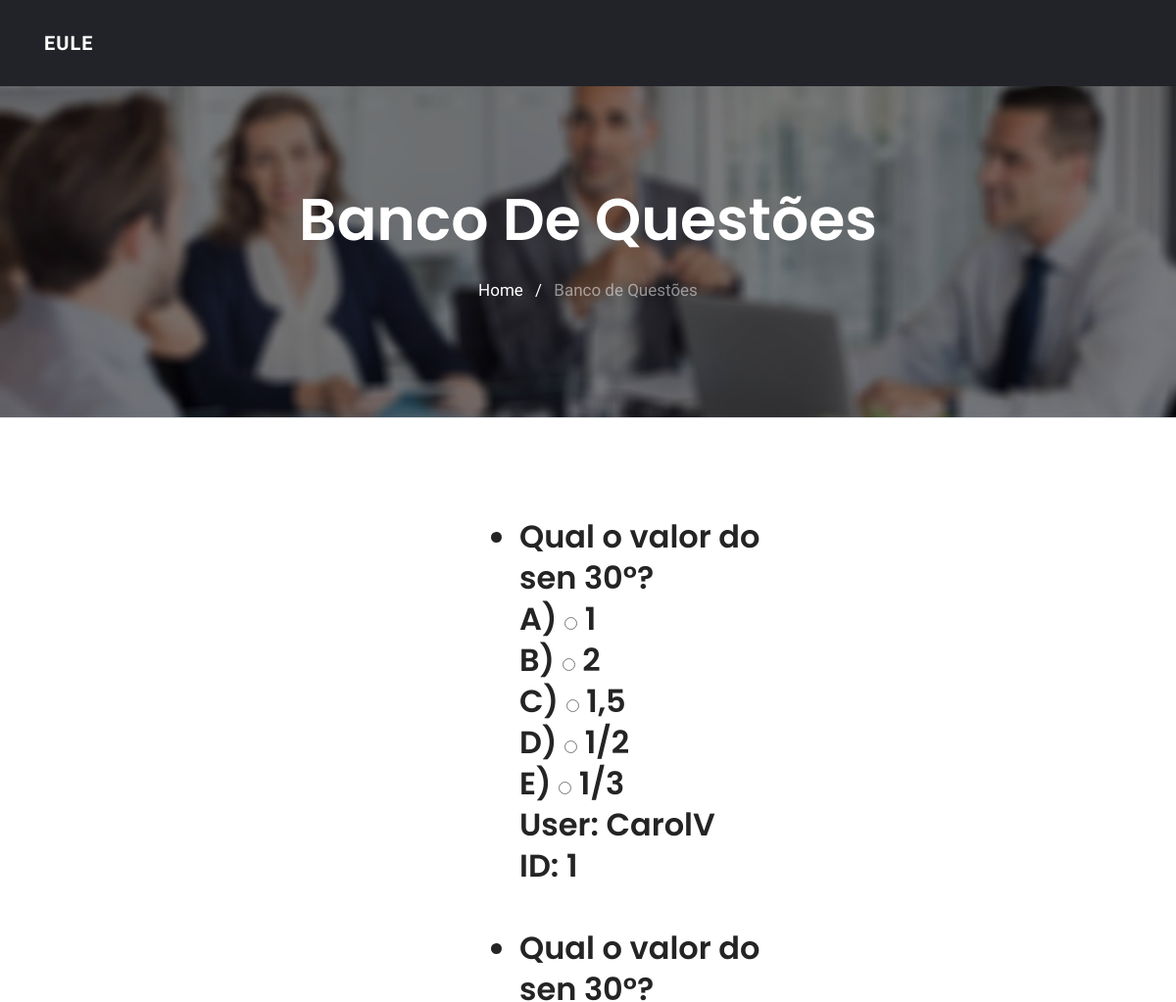
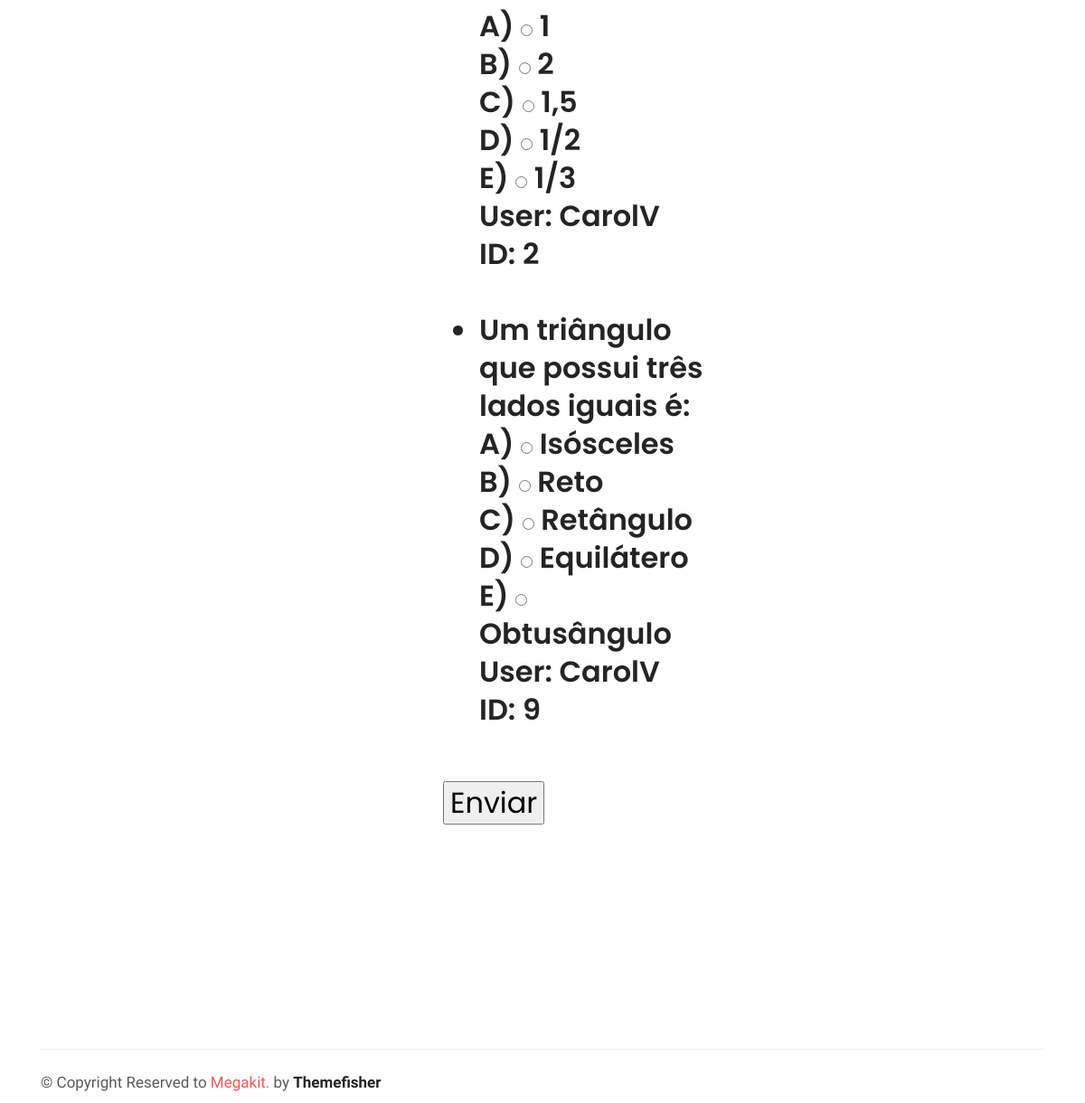
Page /banco_de_questoes/Matemática/ (signed in) on the committed database (2 pictures, top to bottom).
### app/models.py (models this page shows)
class Questoes(models.Model):
	STATUS = (
		('A', 'A'),
		('B', 'B'),
		('C', 'C'),
		('D', 'D'),
		('E', 'E'),
	)
	enunciado = models.TextField()
	itemA = models.TextField()
	itemB = models.TextField()
	itemC = models.TextField()
	itemD = models.TextField()
	itemE = models.TextField()
	gabarito = models.CharField(
		max_length=1,
		choices = STATUS,
	)
	id_class = models.ForeignKey(Classificacao, on_delete=models.CASCADE)

### app/views.py (the view)
# urls.py: path('banco_de_questoes/<str:cat>/', views.banco_de_questoes, name='responder'),
@login_required
def banco_de_questoes(request, cat):
	questoes = Questoes.objects.filter(id_class=0)
	if request.method == "POST":
		for q in request.POST:
			if q != 'csrfmiddlewaretoken':
				resp = request.POST[q]
				quest = Questoes.objects.get(id=q)
				hist = Historico(id_questao=quest, id_user=request.user, resposta=resp, acerto=False)
				hist.save()
		return redirect('/')
	else:
		classificacao = Classificacao.objects.filter(categoria=cat)
		for i in classificacao:
			var = i.id
			if i==0:
				questoes = Questoes.objects.filter(id_class=var)
			else:
				q = Questoes.objects.filter(id_class=var)
				def unir(questoes, q):
					return (questoes | q)
				questoes = unir(questoes, q)
	context = {
		'questoes': questoes,
	}
	return render(request, 'apps/banco.html', context)

### app/templates/apps/banco.html (shortened to what this page needs)
{% load static %}
<!doctype html>
<html lang="pt-br">
  <head>
  <link rel="stylesheet" href={%static "plugins/bootstrap/css/bootstrap.min.css" %}>
  <link rel="stylesheet" href={%static "plugins/themify/css/themify-icons.css" %}>
  <link rel="stylesheet" href={%static "plugins/fontawesome/css/all.css" %}>
  <link rel="stylesheet" href={%static "plugins/magnific-popup/dist/magnific-popup.css" %}>
  <link rel="stylesheet" href={%static "plugins/slick-carousel/slick/slick.css" %}>
  <link rel="stylesheet" href={%static "plugins/slick-carousel/slick/slick-theme.css" %}>
  <link rel="stylesheet" href={%static "css/style.css" %}>
</head>
<body>
<header class="navigation">
	<nav class="navbar navbar-expand-lg  py-4" id="navbar">
		<div class="container">
		  <a class="navbar-brand" href="index.html">
		  	EULE
		  </a>
		</div>
	</nav>
</header>
<div class="main-wrapper ">
<section class="page-title bg-1">
  <div class="container">
    <div class="row">
      <div class="col-md-12">
        <div class="block text-center">
          <h1 class="text-capitalize mb-4 text-lg">Banco de Questões</h1>
          <ul class="list-inline">
            <li class="list-inline-item"><a href="#" class="text-white">Home</a></li>
            <li class="list-inline-item"><span class="text-white">/</span></li>
            <li class="list-inline-item"><a href="#" class="text-white-50">Banco de Questões</a></li>
          </ul>
        </div>
      </div>
    </div>
  </div>
</section>
<section class="section service border-top">
		<div class="row justify-content-center">
			<div class="col-lg-4 col-md-6 col-sm-6">
				<div class="service-item mb-5">
					<h2>
						{% if questoes %}
		<form method="POST">
			<ul>
			{% for q in questoes %}
				<li> {{q.enunciado}} </li>
				A) <input type="radio" name="{{q.id}}" value="A"> {{q.itemA}}
				<br>
				B) <input type="radio" name="{{q.id}}" value="B"> {{q.itemB}}
				<br>
				C) <input type="radio" name="{{q.id}}" value="C"> {{q.itemC}}
				<br>
				D) <input type="radio" name="{{q.id}}" value="D"> {{q.itemD}}
				<br>
				E) <input type="radio" name="{{q.id}}" value="E"> {{q.itemE}}
				<br>
				User: {{ user.get_username }}
				<br>
				ID: {{ q.id}}
				<br>
				<br>
			{% endfor %}
			</ul>
			<input type="submit" value="Enviar">
		</form>
	{% else %}
		<h2>Não há questões para esta categoria.</h2>
	{% endif %}
					</h2>
				</div>
			</div>
		</div>
	</div>
<footer class="footer section">
	<div class="container">
		<div class="footer-btm pt-4">
			<div class="row">
				<div class="col-lg-6">
					<div class="copyright">
						&copy; Copyright Reserved to <span class="text-color">Megakit.</span> by <a href="https://themefisher.com/" target="_blank">Themefisher</a>
					</div>
				</div>
		</div>
	</div>
</footer>
  </body>
  </html>

### app/static/css/style.css (style rules this page uses)
html { overflow-x: hidden; }
body { line-height: 1.5; font-family: "Hind", serif; -webkit-font-smoothing: antialiased; font-size: 17px; color: rgba(0, 0, 0, 0.65); }
h1, .h1, h2, .h2, h3, .h3, h4, .h4, h5, .h5, h6, .h6 { font-family: "Poppins", sans-serif; font-weight: 600; color: #242424; }
h1, .h1 { font-size: 2.5rem; }
h2, .h2 { font-size: 2rem; font-weight: 600; line-height: 42px; }
.section { padding: 100px 0; }
.overly, .page-title, .slider, .cta, .hero-img { position: relative; }
.overly:before, .page-title:before, .slider:before, .cta:before, .hero-img:before { content: ""; position: absolute; left: 0; top: 0; bottom: 0; right: 0; width: 100%; height: 100%; opacity: 0.5; background: #000; }
.text-color { color: #f75757; }
.text-lg { font-size: 3.75rem; }
a { color: #242424; text-decoration: none; }
.page-title { padding: 100px 0; }
.page-title .block h1 { color: #fff; }
#navbar { background: #222328; box-shadow: 0 1px 2px rgba(0, 0, 0, 0.05); }
.navbar-brand { color: #fff; font-weight: 600; letter-spacing: 1px; }
.bg-1 { background: url("../images/bg/home-2.jpg") no-repeat 50% 50%; background-size: cover; }
.service-item { position: relative; padding-left: 80px; }
.footer { padding-bottom: 10px; }
.footer .copyright a { font-weight: 600; }
.footer-btm { border-top: 1px solid rgba(0, 0, 0, 0.06); }

### rows in the picture
Questoes: enunciado "Qual o valor do sen 30°?", itemA "1", itemB "2", itemC "1,5", itemD "1/2", itemE "1/3", id "1"
Questoes: enunciado "Qual o valor do sen 30°?", itemA "1", itemB "2", itemC "1,5", itemD "1/2", itemE "1/3", id "2"
Questoes: enunciado "Um triângulo que possui três lados iguais é:", itemA "Isósceles", itemB "Reto", itemC "Retângulo", itemD "Equilátero", itemE "Obtusângulo", id "9"

### other values in the picture
{{ user.get_username }} "CarolV"
